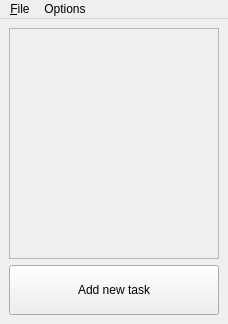
<?xml version="1.0" encoding="UTF-8"?>
<ui version="4.0">
 <class>MainWindow</class>
 <widget class="QMainWindow" name="MainWindow">
  <property name="geometry">
   <rect>
    <x>0</x>
    <y>0</y>
    <width>228</width>
    <height>324</height>
   </rect>
  </property>
  <property name="windowTitle">
   <string>Light Tasks</string>
  </property>
  <property name="windowIcon">
   <iconset resource="icons/icons.qrc">
    <normaloff>:/icons/lighttasks.png</normaloff>:/icons/lighttasks.png</iconset>
  </property>
  <widget class="QWidget" name="centralwidget">
   <layout class="QVBoxLayout" name="verticalLayout">
    <item>
     <widget class="QScrollArea" name="taskListScrollArea">
      <property name="focusPolicy">
       <enum>Qt::ClickFocus</enum>
      </property>
      <property name="widgetResizable">
       <bool>true</bool>
      </property>
      <widget class="QWidget" name="taskListWidget">
       <property name="geometry">
        <rect>
         <x>0</x>
         <y>0</y>
         <width>210</width>
         <height>229</height>
        </rect>
       </property>
       <layout class="QVBoxLayout" name="taskListLayout">
        <item>
         <spacer name="verticalSpacer">
          <property name="orientation">
           <enum>Qt::Vertical</enum>
          </property>
          <property name="sizeHint" stdset="0">
           <size>
            <width>20</width>
            <height>269</height>
           </size>
          </property>
         </spacer>
        </item>
       </layout>
      </widget>
     </widget>
    </item>
    <item>
     <widget class="QPushButton" name="mainOperationButton">
      <property name="minimumSize">
       <size>
        <width>0</width>
        <height>50</height>
       </size>
      </property>
      <property name="text">
       <string>Add new task</string>
      </property>
     </widget>
    </item>
   </layout>
  </widget>
  <widget class="QMenuBar" name="menuBar">
   <property name="geometry">
    <rect>
     <x>0</x>
     <y>0</y>
     <width>228</width>
     <height>21</height>
    </rect>
   </property>
   <widget class="QMenu" name="menuFile">
    <property name="title">
     <string>&amp;File</string>
    </property>
    <addaction name="actionQuit"/>
   </widget>
   <widget class="QMenu" name="menuOptions">
    <property name="title">
     <string>Options</string>
    </property>
    <addaction name="actionAlways_on_top"/>
   </widget>
   <addaction name="menuFile"/>
   <addaction name="menuOptions"/>
  </widget>
  <action name="actionQuit">
   <property name="text">
    <string>Quit</string>
   </property>
   <property name="shortcut">
    <string>Ctrl+Q</string>
   </property>
   <property name="menuRole">
    <enum>QAction::QuitRole</enum>
   </property>
  </action>
  <action name="actionAlways_on_top">
   <property name="checkable">
    <bool>true</bool>
   </property>
   <property name="text">
    <string>Always on top</string>
   </property>
  </action>
 </widget>
 <tabstops>
  <tabstop>mainOperationButton</tabstop>
  <tabstop>taskListScrollArea</tabstop>
 </tabstops>
 <resources>
  <include location="icons/icons.qrc"/>
 </resources>
 <connections/>
</ui>
